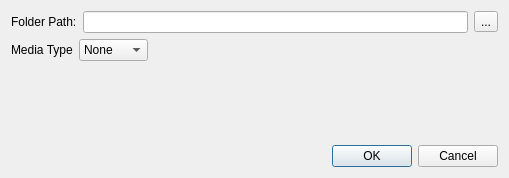
<?xml version="1.0" encoding="UTF-8"?>
<ui version="4.0">
 <class>FolderEditDialog</class>
 <widget class="QDialog" name="FolderEditDialog">
  <property name="geometry">
   <rect>
    <x>0</x>
    <y>0</y>
    <width>509</width>
    <height>178</height>
   </rect>
  </property>
  <property name="windowTitle">
   <string>Dialog</string>
  </property>
  <layout class="QVBoxLayout" name="verticalLayout">
   <item>
    <layout class="QHBoxLayout" name="horizontalLayout">
     <item>
      <widget class="QLabel" name="label">
       <property name="text">
        <string>Folder Path:</string>
       </property>
      </widget>
     </item>
     <item>
      <widget class="QLineEdit" name="m_ledFolderPath"/>
     </item>
     <item>
      <widget class="QToolButton" name="tlbFindFolder">
       <property name="text">
        <string>...</string>
       </property>
      </widget>
     </item>
    </layout>
   </item>
   <item>
    <layout class="QHBoxLayout" name="horizontalLayout_2">
     <item>
      <widget class="QLabel" name="label_2">
       <property name="text">
        <string>Media Type</string>
       </property>
      </widget>
     </item>
     <item>
      <widget class="QComboBox" name="m_cbxMediaType">
       <item>
        <property name="text">
         <string>None</string>
        </property>
       </item>
       <item>
        <property name="text">
         <string>Video</string>
        </property>
       </item>
       <item>
        <property name="text">
         <string>Audio</string>
        </property>
       </item>
       <item>
        <property name="text">
         <string>Images</string>
        </property>
       </item>
      </widget>
     </item>
     <item>
      <spacer name="horizontalSpacer">
       <property name="orientation">
        <enum>Qt::Horizontal</enum>
       </property>
       <property name="sizeHint" stdset="0">
        <size>
         <width>40</width>
         <height>20</height>
        </size>
       </property>
      </spacer>
     </item>
    </layout>
   </item>
   <item>
    <spacer name="verticalSpacer">
     <property name="orientation">
      <enum>Qt::Vertical</enum>
     </property>
     <property name="sizeHint" stdset="0">
      <size>
       <width>20</width>
       <height>40</height>
      </size>
     </property>
    </spacer>
   </item>
   <item>
    <widget class="QDialogButtonBox" name="buttonBox">
     <property name="orientation">
      <enum>Qt::Horizontal</enum>
     </property>
     <property name="standardButtons">
      <set>QDialogButtonBox::Cancel|QDialogButtonBox::Ok</set>
     </property>
    </widget>
   </item>
  </layout>
 </widget>
 <resources/>
 <connections>
  <connection>
   <sender>buttonBox</sender>
   <signal>accepted()</signal>
   <receiver>FolderEditDialog</receiver>
   <slot>accept()</slot>
   <hints>
    <hint type="sourcelabel">
     <x>248</x>
     <y>254</y>
    </hint>
    <hint type="destinationlabel">
     <x>157</x>
     <y>274</y>
    </hint>
   </hints>
  </connection>
  <connection>
   <sender>buttonBox</sender>
   <signal>rejected()</signal>
   <receiver>FolderEditDialog</receiver>
   <slot>reject()</slot>
   <hints>
    <hint type="sourcelabel">
     <x>316</x>
     <y>260</y>
    </hint>
    <hint type="destinationlabel">
     <x>286</x>
     <y>274</y>
    </hint>
   </hints>
  </connection>
 </connections>
</ui>
